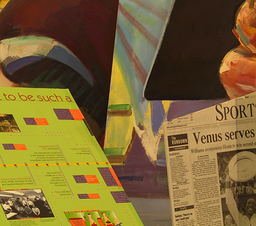
#> input picture stereo-pairs/venus/imL.png, 256 x 226 px, shrunk from 434 x 383 before the run
$ python assignment.py
#> lines starting #> are read from the running program, lines starting #| are printed output that depends on the picture
#*********************************************************
#-----------------------IMPORTS---------------------------
#*********************************************************
import numpy as np
from cv2 import *
import cv2
import time as t
from matplotlib import pyplot as plt
from PIL import Image
import statistics
#*********************************************************
#*********************************************************
#---------------------cameraman.png ----------------------
imgL = cv2.imread('stereo-pairs/venus/imL.png')
#> imgL is the input picture: shape (226, 256, 3); mean B, G, R 50.5, 101.3, 124.1
imgR = cv2.imread('stereo-pairs/venus/imR.png')
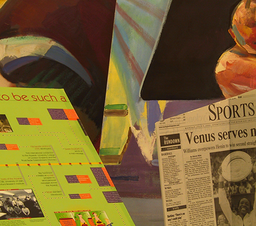
#> input picture stereo-pairs/venus/imR.png, 256 x 226 px, shrunk from 434 x 383 before the run
#> imgR is the input picture: shape (226, 256, 3); mean B, G, R 50.2, 100.7, 123.7
b1, g1, r1 = cv2.split(imgL)
b2, g2, r2 = cv2.split(imgR)
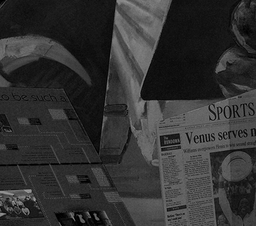
#> b2: shape (226, 256); min 0, max 160, mean 50.2

newImg = cv2.merge((b1, g1, r2))

cv2.imwrite("3D.png", newImg)
cv2.imshow("3D.png", newImg)
#---------------------------------------------------------
#-------------------------PART 2--------------------------
#---------------------------------------------------------
imgL = cv2.imread('stereo-pairs/venus/imL.png', 0)
#> imgL: shape (226, 256); min 9, max 232, mean 101.8
imgR = cv2.imread('stereo-pairs/venus/imR.png', 0)
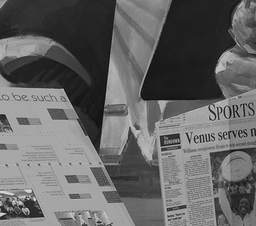
#> imgR: shape (226, 256); min 10, max 229, mean 101.3


# [5 lines of commented-out code are left out]

def disparitySAD(left_img, right_img, kernel, max_offset):
#> called with left_img = 'stereo-pairs/view0.png', right_img = 'stereo-pairs/view1.png', kernel = 6, max_offset = 30
    left_img = Image.open(left_img).convert('L')
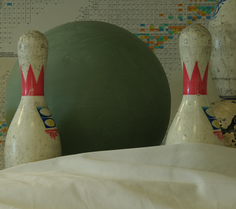
#> input picture stereo-pairs/view0.png, 236 x 209 px, shrunk from 400 x 354 before the run
    left = np.asarray(left_img)
    right_img = Image.open(right_img).convert('L')
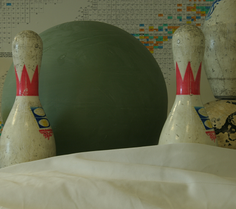
#> input picture stereo-pairs/view1.png, 236 x 209 px, shrunk from 400 x 354 before the run
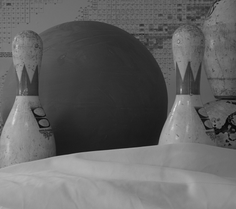
#> right_img: PIL image 236x209 L; min 2, max 221, mean 99.8
    right = np.asarray(right_img)
    w, h = left_img.size
#> w = 236; h = 209
    depthImg = np.zeros((w, h), np.uint8)
    depthImg.shape = h, w

    for y in range((int(kernel / 2)), h - (int(kernel / 2))):
        for x in range((int(kernel / 2)), w - (int(kernel / 2))):
            prv = 88888
            best_offset = 0

            for offset in range(max_offset):
                SAD = 0
                for v in range(-(int(kernel / 2)), (int(kernel / 2))):
                    for u in range(-(int(kernel / 2)), (int(kernel / 2))):
                        SAD += abs(int(left[y + v, x + u]) -
                                   int(right[y + v, (x + u) - offset]))

                if SAD < prv:
                    prv = SAD

            depthImg[y, x] = SAD
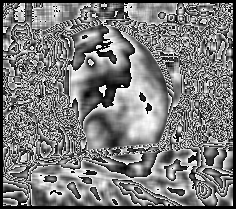
#> depthImg: shape (209, 236); min 0, max 255, mean 122.8

    cv2.imwrite("depthImg.png", depthImg)
    cv2.imshow("depthImg.png", depthImg)


disparitySAD("stereo-pairs/view0.png", "stereo-pairs/view1.png", 6, 30)


#------------Handling img showing and closing-------------
#---------------------------------------------------------
cv2.waitKey(0)
cv2.destroyAllWindows()
#---------------------------------------------------------
#---------------------------------------------------------
#---------------------------------------------------------
